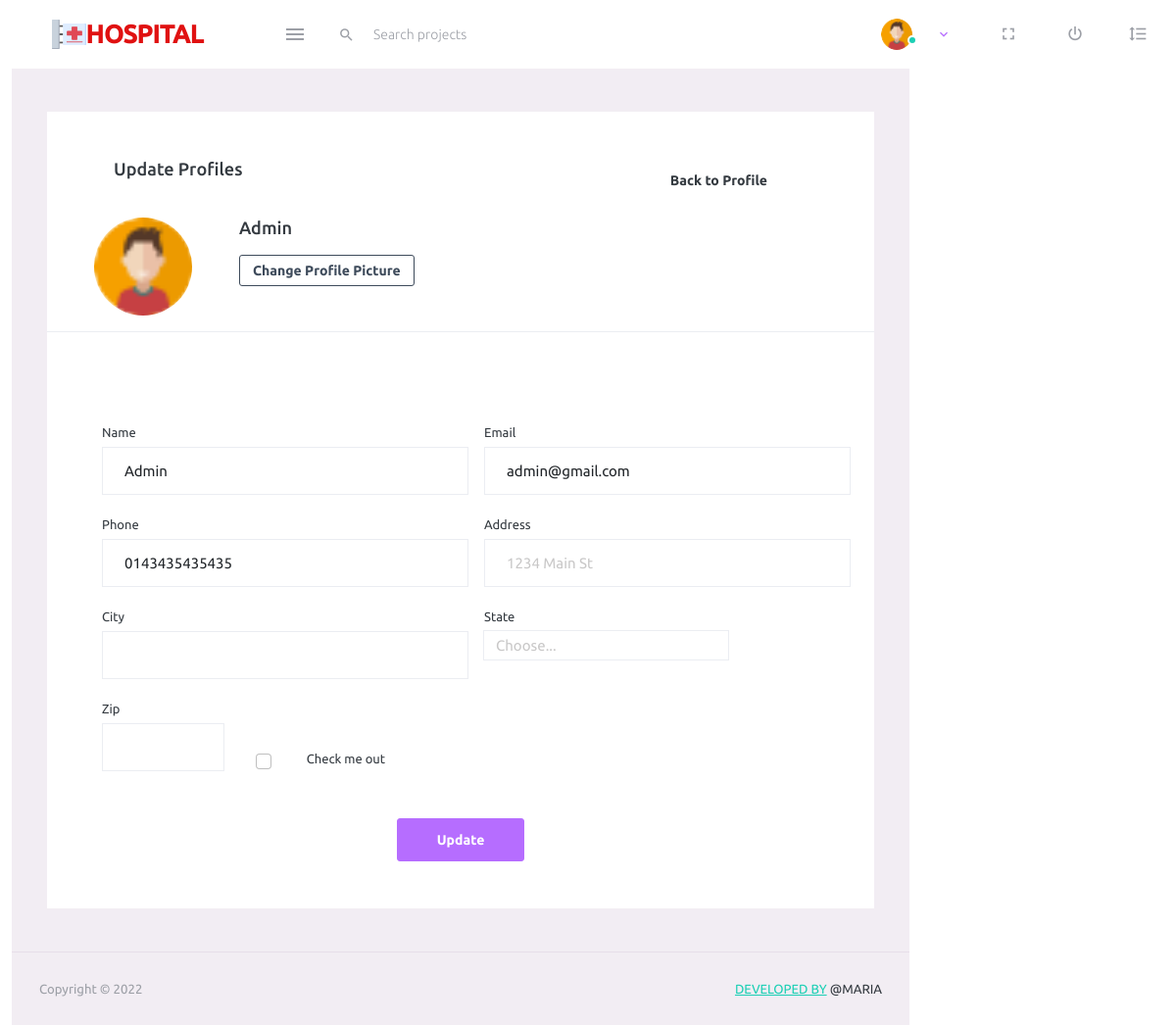
The page /form/updateuser.php?id=1 on the database its author committed.
### tables this page shows
CREATE TABLE `user` (
  `id` int(11) NOT NULL,
  `avatar` varchar(255) DEFAULT NULL,
  `name` varchar(255) NOT NULL,
  `email` varchar(40) DEFAULT NULL,
  `password` char(40) NOT NULL,
  `phone` varchar(13) NOT NULL,
  `roles` enum('SUPERADMIN','ADMIN','DOCTOR','ASSISTANT') DEFAULT 'ASSISTANT',
  `address` text DEFAULT NULL,
  `created_at` timestamp NOT NULL DEFAULT current_timestamp(),
  `created_by` int(11) DEFAULT NULL,
  `modified_at` datetime DEFAULT NULL,
  `modified_by` int(11) DEFAULT NULL,
  `status` int(11) NOT NULL DEFAULT 1
);

### config.php (called while the page is built, shortened)
<?php
$baseurl = 'https://hospital.dev/';
?>

### lib/Crud.php (called while the page is built, shortened)
<?php
require_once('../config.php');
class Crud {
    public $connect;
    function __construct()
    {
        $this->connect = new mysqli(HOST,USER,PASS,DB_NAME);
    }
function select_single($singleSelect){
    $selectdata=$error=$msg=false;
    $numrows=0;
    $getdata=$this->connect->query($singleSelect);
            if($getdata){
            if($getdata->num_rows > 0){
                    while($singleData = $getdata->fetch_assoc()){
                        $data = $singleData;
                    }
                $selectdata=$data;
                $numrows=$getdata->num_rows;
                $msg="data found";
            }else{
                $msg="No data found";
                $error=$this->connect->error;
            }
        }else {
            $error=$this->connect->error;
        }
        return array("msg"=>$msg,"error"=>$error,"singledata"=>$selectdata,"numrows"=>$numrows);
}
}
?>

### form/updateuser.php (the view, shortened to what this page needs)
<?php
require_once('../lib/Crud.php');
$mysqli = new Crud();
$user_Id = $_GET['id'];
$selectUser = $mysqli->select_single("SELECT * FROM user Where id=$user_Id");
require_once('../include/header.php');
?>
<div class="container-scroller">
      <div class="container-fluid page-body-wrapper full-page-wrapper">
      <div class="container-fluid">
    <?php
      require_once('../include/navbar.php');
    ?>
    <div class="container-fluid page-body-wrapper">
      <div class="main-panel">
        <div class="content-wrapper">
        <div class="d-flex align-items-center auth">
          <div class="row flex-grow">
            <div class="col-lg-12 mx-auto">
<div class="wrapper bg-white py-5">
<div class="row  mx-5">
    <div class="col-md-6">
        <h4 for="text-muted">Update Profiles</h4>
    </div>
    <div class="col-md-6 pt-md-0 pt-3 d-flex justify-content-end">
        <a class="btn btn-gradient-primar"
        href="<?= $baseurl ?>/pages/profile.php?id=<?= $selectUser['singledata']['id']?>">Back to Profile</a>
    </div>
</div>
<div class="d-flex align-items-start py-3 border-bottom justify-content-start">
<?php if($usr['avatar']!== null){ ?>
              <img src="../assets/images/avatar/<?= $usr['avatar'] ?>" class="img rounded-circle mx-5" alt="" width="100px"/>
              <?php }else{  ?>
                <img src="../assets/images/faces-clipart/pic-4.png" class="img rounded-circle mx-5" alt="" width="100px"/>
                  <?php } ?>
    <div>
        <h4><?=$selectUser['singledata']['name'] ?></h4>
        <button class="btn btn-sm btn-outline-dark" id="changeProfile">
            Change Profile Picture
        </button>
    </div>
</div>
</div>
              <div class="auth-form-light text-left p-5">
<form class=" justify-content-center items-center" method="POST" action="<?= $baseurl?>/form/action.php?id=<?=$user_Id?>">
  <div class="form-row d-flex">
    <div class="form-group col-md-6 mx-2">
      <label for="name">Name</label>
      <input type="text" name="name" value="<?=$selectUser['singledata']['name'] ?>" class="form-control" id="name" placeholder="Name">
    </div>
    <div class="form-group col-md-6 mx-2">
      <label for="email">Email</label>
      <input type="email" name="email" value="<?=$selectUser['singledata']['email'] ?>" class="form-control" id="email" placeholder="email">
    </div>
  </div>
  <div class="form-row d-flex">
    <div class="form-group col-md-6 mx-2">
        <label for="phone">Phone</label>
        <input type="text" name="phone" value="<?=$selectUser['singledata']['phone'] ?>" class="form-control" id="phone" placeholder="Phone">
      </div>
    <div class="form-group col-md-6 mx-2">
      <label for="inputAddress">Address</label>
      <input type="text" name="address" value="<?=$selectUser['singledata']['address']?>" class="form-control" id="inputAddress" placeholder="1234 Main St">
    </div>
  </div>
  <div class="form-row d-flex">
    <div class="form-group col-md-6 mx-2">
      <label for="inputCity">City</label>
      <input type="text" class="form-control" id="inputCity">
    </div>
    <div class="form-group col-md-4 mx-2">
      <label for="inputState">State</label>
      <select id="inputState" class="form-control">
        <option selected>Choose...</option>
      </select>
    </div>
  </div>
  <div class="form-group d-flex">
    <div class="form-group col-md-2 mx-2">
      <label for="inputZip">Zip</label>
      <input type="text" class="form-control" id="inputZip">
    </div>
    <div class="form-check mx-5 mt-5">
      <input class="form-check-input" type="checkbox" id="gridCheck">
      <label class="form-check-label" for="gridCheck">
        Check me out
      </label>
    </div>
  </div>
  <div class="d-flex justify-content-center">
    <button type="submit" class="btn btn-primary"  name="updateData">Update</button>
  </div>
</form>
</div>
            </div>
          </div>
        </div>
      </div>
    <?php require_once("../include/footer.php"); ?>

### rows shown on the page
user: name "Admin", email "admin@gmail.com", phone "0143435435435"
